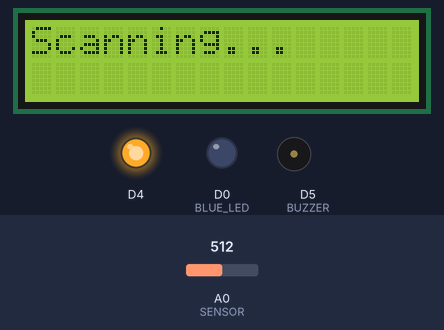
Simulated run of this sketch. Board: ESP8266 (NodeMCU). On the bench: 16×2 character LCD, output pins drawn as LEDs (lit = HIGH), buzzer (waves = sounding, pin HIGH). The test bench sets the inputs (shaded band); at power-on: A0 (SENSOR) = 512. What the sketch prints to the serial monitor is not drawn.

Above: at 0.1 s.

The sketch:

detector.ino
```cpp
#include <Wire.h>
#include <LiquidCrystal_I2C.h>

#define LCD_COLS 16
#define LCD_ROWS 2
#define DEVICE_ADDR 0x27
#define SENSOR A0
#define ALERT_MSG "GSM DETECTED"
#define SCANNR_MSG "Scanning..."
#define DELAY 1000
#define BLUE_LED D0
#define BUZZER D5

LiquidCrystal_I2C lcd(DEVICE_ADDR, LCD_COLS, LCD_ROWS);

unsigned int readSensor(){
  Serial.println(analogRead(SENSOR));
  analogRead(SENSOR);
}

void warn(unsigned int state){
  digitalWrite(BUZZER,state);
  digitalWrite(BLUE_LED,state);
}

void setup(){
  Serial.begin(115200);
  lcd.init();
  lcd.backlight();
  pinMode(D4,OUTPUT);
  pinMode(BLUE_LED,OUTPUT);
  pinMode(BUZZER,OUTPUT);
  digitalWrite(D4,HIGH);
}

void loop(){

  lcd.setCursor(0, 0);

  if(readSensor() > 1000){
    lcd.print(ALERT_MSG);
    warn(HIGH);
  }else{
    lcd.print(SCANNR_MSG);
    warn(LOW);
  }

  delay(DELAY);
  lcd.clear();

}
```
